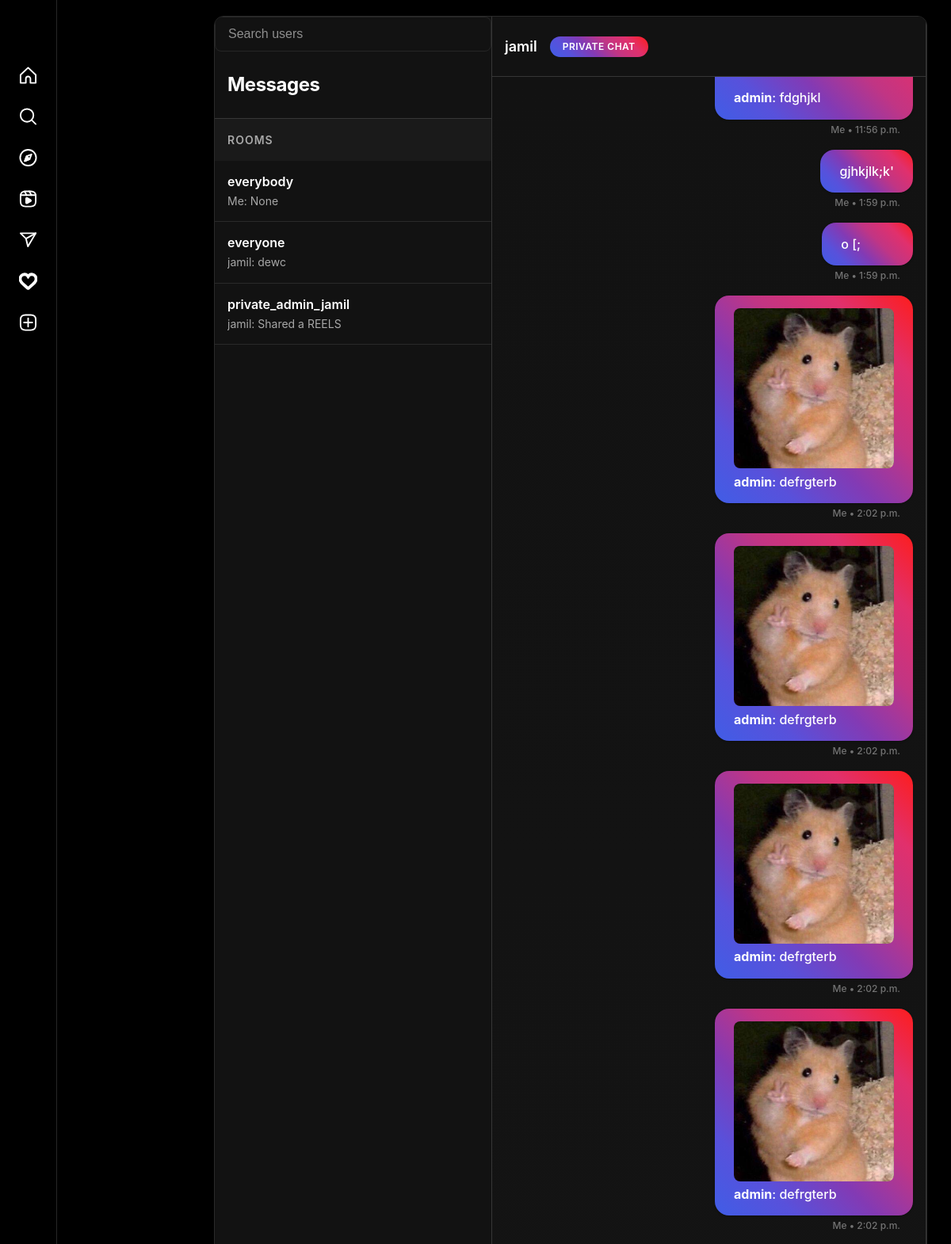
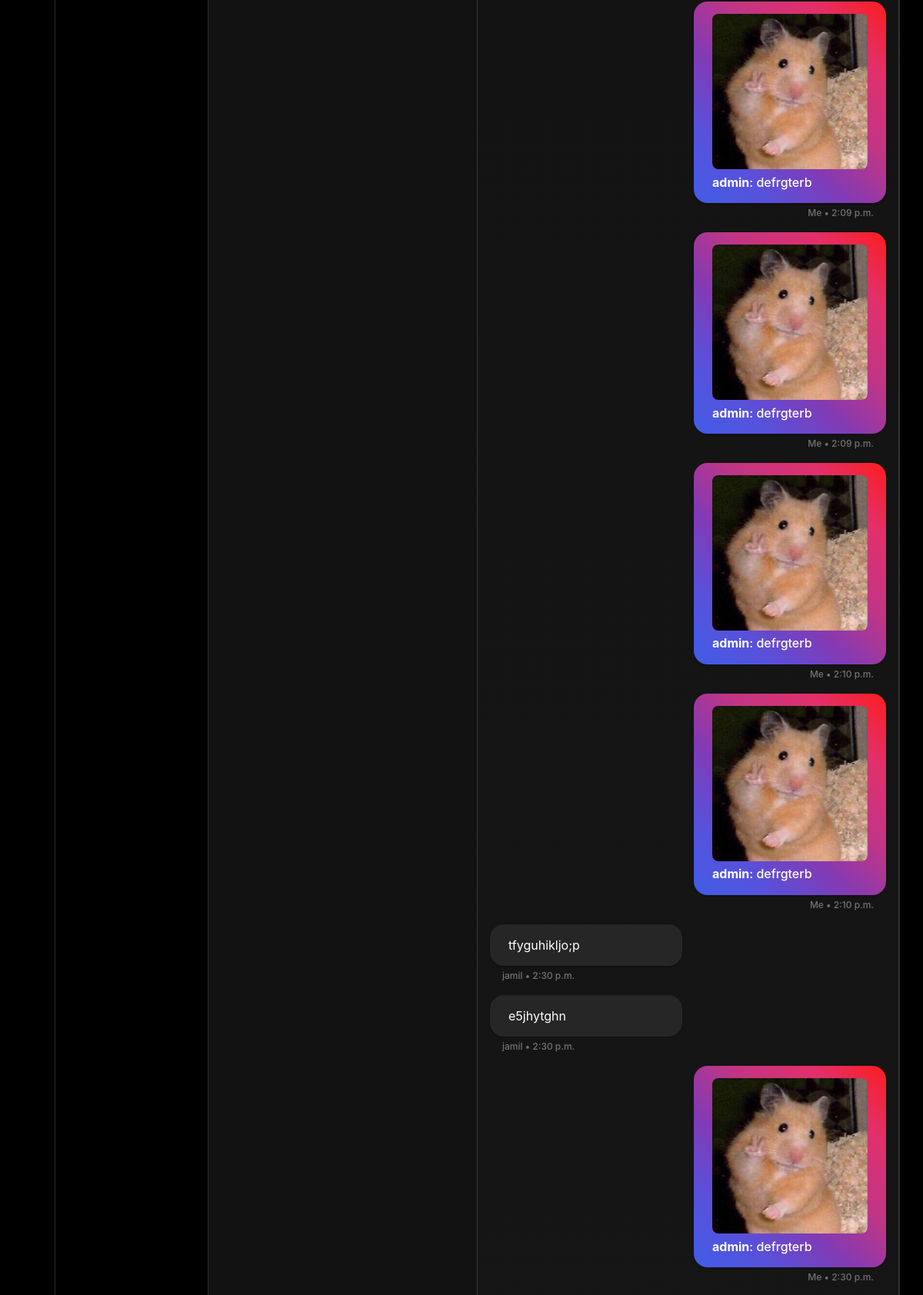
The app's page /chat/private_admin_jamil/ (signed in, upper part) with its own data (2 pictures, top to bottom).
### chat/models.py (models this page shows, shortened)
class Room(models.Model):
    CHAT_TYPE_CHOICES = [
        ('private', 'Private'),
        ('public', 'Public'),
    ]
    room_name = models.CharField(max_length=100, unique=True)
    members = models.ManyToManyField(UserModel, related_name='chats')
    chat_type = models.CharField(max_length=10, choices=CHAT_TYPE_CHOICES, default='public')

class Message(models.Model):
    room = models.ForeignKey(Room, on_delete=models.CASCADE, related_name='messages')
    message = models.CharField(max_length=255, blank=True, null=True)
    sender = models.ForeignKey(UserModel, on_delete=models.CASCADE)
    post = models.ForeignKey(PostModel, null=True, blank=True, on_delete=models.SET_NULL)
    created_at = models.DateTimeField(auto_now_add=True)

### users/models.py (models this page shows, shortened)
class UserModel(AbstractUser):
    bio = models.CharField(max_length=255, null=True, blank=True)
    avatar = models.ImageField(upload_to='user/avatars/', null=True, blank=True)
    website = models.URLField(null=True, blank=True)
    class GenderChoice(models.TextChoices):
        MALE = 'MALE', 'Male'
        FEMALE = 'FEMALE', 'Female'
        NOT_GIVEN = "NOT_GIVEN", "Not given"
    gender = models.CharField(
        max_length=10,
        choices=GenderChoice.choices,
        default=GenderChoice.NOT_GIVEN,
        null=True,
        blank=True
    )

### posts/models.py (models this page shows, shortened)
class PostModel(models.Model):
    class PostTypeChoice(models.TextChoices):
        History = 'HISTORY', 'History'
        Post = 'POST', 'Post'
        Reels = 'REELS', 'Reels'
    caption = models.CharField(max_length=255)
    userID = models.ForeignKey(UserModel, on_delete=models.CASCADE, related_name='user')
    post_type = models.CharField(max_length=8, choices=PostTypeChoice)
    contentUrl = models.FileField(upload_to='posts')
    tagging = models.ForeignKey(UserModel, on_delete=models.CASCADE, related_name='tagging', null=True, blank=True)
    hashtags = models.ManyToManyField('HashtagModel', blank=True, null=True)
    music = models.ManyToManyField('MusicModel', blank=True, null=True)
    saved = models.ManyToManyField(UserModel, blank=True, null=True, related_name='saved')
    created_at = models.DateTimeField(auto_now_add=True)
    archived = models.BooleanField(default=False)
    location_name = models.CharField(max_length=255, blank=True, null=True)
    latitude = models.FloatField(blank=True, null=True)
    longitude = models.FloatField(blank=True, null=True)

### chat/views.py (the view)
# urls.py: path('<str:room_name>/', views.room_view, name='room'),
def room_view(request, room_name):
    existing_room = get_object_or_404(Room, room_name=room_name)
    get_messages = Message.objects.filter(room=existing_room)
    rooms = request.user.chats.all()
    other_members = existing_room.members.exclude(id=request.user.id)
    q = request.GET.get("q")
    qs = UserModel.objects.filter(username__icontains=q) if q else UserModel.objects.none()
    context = {
        'rooms': rooms,
        'messages': get_messages,
        'username': request.user,
        "room_name": existing_room,
        'other_members': other_members,
        'members': qs,
    }
    return render(request, 'messages.html', context)

### posts/templatetags/my_tags.py (called while the page is built)
@register.simple_tag
def split_after_second_underscore(room_name, request):
    parts = room_name.split('_')
    if len(parts) > 2:
        if parts[2] == request.user.username:
            return parts[1]
        else:
            return parts[2]
    return room_name

### templates/messages.html (shortened to what this page needs)
{% extends "base.html" %}
{% load static %}
{% load my_tags %}
{% block content %}
<div class="messages-container">
    <div class="messages-sidebar">
        <form method="GET" class="search-container">
            <div class="search-bar">
                <input type="text" name="q" placeholder="Search users" class="search-input" id="search-input"
                       autocomplete="off">
            </div>
        </form>
        <div class="messages-header">
            <h2>Messages</h2>
        </div>
        <div class="rooms-header">Rooms</div>
        {% if filtered_queryset %}
        {% for query in filtered_queryset %}
        <div class="room-item">
            <a href="{% url 'room' room_name=query.room_name  %}">
                <div class="room-name">{{ query.room_name }}</div>
                <div class="room-preview">
                    {% if query.messages.last.sender == request.user %}
                    Me: {{ query.messages.last.message }}
                    {% else %}
                    {{ query.messages.last.sender.username }}: {{ query.messages.last.message }}
                    {% endif %}
                </div>
            </a>
        </div>
        {% endfor %}
        {% else %}
        {% for room in rooms %}
        <div class="room-item">
            <a href="{% url 'room' room_name=room.room_name %}">
                <div class="room-name">{{ room.room_name }}</div>
                <div class="room-preview">
                    {% if room.messages.last.sender == request.user %}
                    Me: {{ room.messages.last.message }}
                    {% else %}
                    {% if room.messages.last.sender.username %}
                    {{ room.messages.last.sender.username }}: {{ room.messages.last.message }}
                    {% else %}
                    Start a conversation
                    {% endif %}
                    {% endif %}
                </div>
            </a>
        </div>
        {% empty %}
        <div class="empty-state">
            <i class="fa-regular fa-comment-dots"></i>
            <p>No rooms yet</p>
            <p>Create a room to start messaging</p>
        </div>
        {% endfor %}
        {% endif %}
    </div>
    <div class="chat-container">
        <div class="chat-header">
            <h2>{% split_after_second_underscore room_name.room_name request %}</h2>
            <span class="chat-type-badge">{{ room_name.chat_type }} chat</span>
        </div>
        <div class="chats" id="chats-container">
            {% for message in messages %}
            {% if message.sender.username == request.user.username %}
            <div class="single-message sent">
                {% if message.post %}
                <div id="{{ message.id }}" class="msg-body" style="width: 250px;">
                    {% if message.post.post_type == 'REELS' %}
                    <div style="position: relative; display: inline-block; width: 100%;">
                        <video src="{{ message.post.contentUrl.url }}"
                               style="width: 100%; border-radius: 8px; display: block;">
                        </video>
                    </div>
                    {% else %}
                    <img src="{{ message.post.contentUrl.url }}" style="width:100%; border-radius:8px;">
                    {% endif %}
                    <p><strong>{{ message.post.userID.username }}</strong>: {{ message.post.caption|default:"Shared a post" }}</p>
                </div>
                {% else %}
                <div id="{{ message.id }}" class="msg-body">{{ message.message }}</div>
                {% endif %}
                <p class="sender">Me • {{ message.created_at|time }}</p>
            </div>
            {% else %}
            <div class="single-message">
                {% if message.post %}
                <div class="msg-body" style="width: 250px;">
                    <div class="post-preview" data-post-id="{{ message.post.id }}"
                         data-type="{{ message.post.post_type }}"
                         style="cursor:pointer; width: 100%;">
                        {% if message.post.post_type == 'REELS' %}
                        <div style="position: relative; display: inline-block; width: 100%;">
                            <video src="{{ message.post.contentUrl.url }}"
                                   style="width: 100%; border-radius: 8px; display: block;">
                            </video>
                            <i class="fa-solid fa-play"
                               style="position: absolute; top: 10px; left: 10px; color: white; font-size: 20px;">
                            </i>
                        </div>
                        {% else %}
                        <img src="{{ message.post.contentUrl.url }}" style="width:100%; border-radius:8px;">
                        {% endif %}
                        <p><strong>{{ message.post.userID.username }}</strong>: {{ message.post.caption|default:"Shared a post" }}</p>
                    </div>
                </div>
                {% else %}
                <div class="msg-body" style="max-width: 250px">{{ message.message }}</div>
                {% endif %}
                <p class="sender">{{ message.sender }} • {{ message.created_at|time }}</p>
            </div>
            {% endif %}
            {% empty %}
            <div class="empty-state">
                <i class="fa-regular fa-comments"></i>
                <p>No messages yet</p>
                <p>Send a message to start the conversation</p>
            </div>
            {% endfor %}
        </div>
    </div>
</div>
{% endblock %}

### templates/base.html (shortened to what this page needs)
{% load static %}
<!DOCTYPE html>
<html lang="en">
<head>
    <link rel="stylesheet" href="{% static 'css/style.css' %}">
    <link
      rel="stylesheet"
      href="https://cdnjs.cloudflare.com/ajax/libs/font-awesome/6.5.1/css/all.min.css"
    /></head>
    <link rel="stylesheet" href="https://unpkg.com/leaflet@1.9.4/dist/leaflet.css" />
<body class="{% block body_class %}{% endblock %}">
    <div class="main-container">
        {% include 'header.html' %}
        <main class="main-content">
            {% block content %}{% endblock %}
        </main>
    </div>
</body>
</html>

### templates/header.html (shortened to what this page needs)
<nav class="sidebar">
    <div class="sidebar-logo">
    </div>
    <ul class="sidebar-nav">
        <li>
            <a href="{% url 'home' %}" class="{% block home_active %}{% endblock %}">
                <svg class="icon" aria-label="Home" fill="currentColor" height="24" role="img" viewBox="0 0 24 24" width="24">
                    <path d="M9.005 16.545a2.997 2.997 0 0 1 2.997-2.997A2.997 2.997 0 0 1 15 16.545V22h7V11.543L12 2 2 11.543V22h7.005Z" fill="none" stroke="currentColor" stroke-linejoin="round" stroke-width="2"></path>
                </svg>
            </a>
        </li>
        <li>
            <a href="{% url 'search' %}" class="{% block search_active %}{% endblock %}">
            </a>
        </li>
        <li>
            <a href="{% url 'explore' %}" class="{% block explore_active %}{% endblock %}">
            </a>
        </li>
        <li>
            <a href="{% url 'reels' %}" class="{% block reels_active %}{% endblock %}">
            </a>
        </li>
        <li>
            <a href="{% url 'chats' %}" class="{% block messages_active %}{% endblock %}">
            </a>
        </li>
        <li>
            <a href="{% url 'notifications' %}" class="{% block notifications_active %}{% endblock %}">
            </a>
        </li>
        <li>
            <a href="{% url 'create' %}" class="{% block create_active %}{% endblock %}">
            </a>
        </li>
    </ul>
</nav>

### static/css/style.css (style rules this page uses)
* { margin: 0; padding: 0; box-sizing: border-box; }
body { font-family: -apple-system, BlinkMacSystemFont, "Segoe UI", Roboto, Helvetica, Arial, sans-serif; background-color: #000; color: #fff; overflow-x: hidden; }
.main-container { display: flex; min-height: 100vh; max-width: 1200px; position: relative; }
.sidebar { width: 244px; background-color: #000; border-right: 1px solid #262626; position: fixed; height: 100vh; padding: 8px 12px 20px; z-index: 100; left: 0; top: 0; }
.sidebar-logo { padding: 25px 12px 16px; margin-bottom: 19px; }
.sidebar-nav { list-style: none; }
.sidebar-nav li { margin-bottom: 4px; }
.sidebar-nav a { display: flex; align-items: center; padding: 12px; color: #fff; text-decoration: none; border-radius: 8px; transition: background-color 0.2s; font-size: 16px; }
.sidebar-nav .icon { width: 24px; height: 24px; fill: currentColor; }
.main-content { flex: 1; margin-left: 20%; max-width: 100%; padding: 20px; min-height: 100vh; }
.search-container { padding: 0; }
.search-input { width: 100%; background-color: #121212; border: 1px solid #262626; border-radius: 8px; padding: 12px 16px; font-size: 16px; color: #fff; transition: border-color 0.2s; }
.search-input::placeholder { color: #8e8e8e; }
.messages-container { display: flex; height: calc(100vh - 40px); border: 1px solid #262626; border-radius: 8px; overflow: hidden; margin: 0; }
.messages-sidebar { width: 350px; border-right: 1px solid #262626; background-color: #000; }
.messages-header { padding: 20px; border-bottom: 1px solid #262626; }
.messages-header h2 { font-size: 16px; font-weight: 600; color: #fff; }
.chat-header { padding: 20px; border-bottom: 1px solid #262626; display: flex; align-items: center; }
@media (max-width: 1200px) { .main-container { max-width: none; } }
@media (max-width: 1200px) { .main-content { margin-right: 0; max-width: none; } }

### templates/header.html (style rules this page uses)
.sidebar { position: fixed; left: 0; top: 0; width: 245px; height: 100vh; background-color: #000; border-right: 1px solid #262626; padding: 8px 12px 20px 12px; display: flex; flex-direction: column; z-index: 100; }
.sidebar-logo { padding: 25px 12px 19px 12px; margin-bottom: 19px; }
.sidebar-nav { list-style: none; padding: 0; margin: 0; flex: 1; }
.sidebar-nav li { margin-bottom: 4px; }
.sidebar-nav a, .sidebar-profile a, .more-btn { display: flex; align-items: center; padding: 12px; color: #fff; text-decoration: none; border-radius: 8px; transition: all 0.2s ease; font-size: 16px; font-weight: 400; position: relative; }
.icon { width: 24px; height: 24px; margin-right: 16px; stroke: currentColor; fill: none; stroke-width: 2; transition: all 0.2s ease; stroke-linecap: round; stroke-linejoin: round; }
@media (max-width: 1264px) { .sidebar { width: 72px; } }
@media (max-width: 1264px) { .sidebar-nav a, .sidebar-profile a, .more-btn { justify-content: center; padding: 12px; } }
@media (max-width: 1264px) { .icon { margin-right: 0; } }

### records on screen
Room: room_name "everybody", messages.last.message "None"
Room: room_name "everyone", messages.last.sender.username "jamil", messages.last.message "dewc"
Room: room_name "private_admin_jamil", messages.last.sender.username "jamil", messages.last.message "Shared a REELS", room_name.username "jamil", chat_type "PRIVATE"
Message: post.userID.username "admin", post.caption "fdghjkl", created_at "11:56 p.m."
Message: message "gjhkjlk;k'", created_at "1:59 p.m."
Message: message "o [;", created_at "1:59 p.m."
Message: post.contentUrl (picture), post.userID.username "admin", post.caption "defrgterb", created_at "2:02 p.m."
Message: post.contentUrl (picture), post.userID.username "admin", post.caption "defrgterb", created_at "2:02 p.m."
Message: post.contentUrl (picture), post.userID.username "admin", post.caption "defrgterb", created_at "2:02 p.m."
Message: post.contentUrl (picture), post.userID.username "admin", post.caption "defrgterb", created_at "2:02 p.m."
Message: post.contentUrl (picture), post.userID.username "admin", post.caption "defrgterb", created_at "2:09 p.m."
Message: post.contentUrl (picture), post.userID.username "admin", post.caption "defrgterb", created_at "2:09 p.m."
Message: post.contentUrl (picture), post.userID.username "admin", post.caption "defrgterb", created_at "2:10 p.m."
Message: post.contentUrl (picture), post.userID.username "admin", post.caption "defrgterb", created_at "2:10 p.m."
Message: message "tfyguhikljo;p", sender "jamil", created_at "2:30 p.m."
Message: message "e5jhytghn", sender "jamil", created_at "2:30 p.m."
Message: post.contentUrl (picture), post.userID.username "admin", post.caption "defrgterb", created_at "2:30 p.m."
